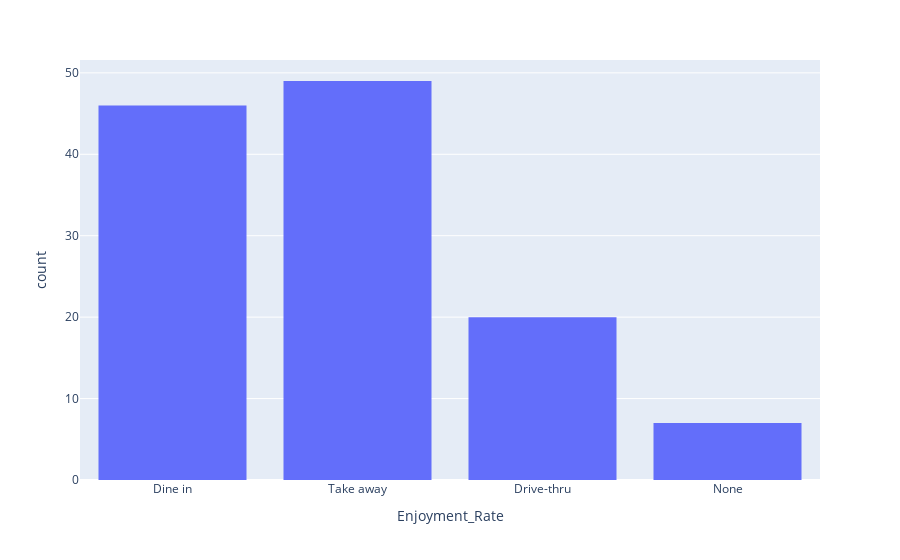
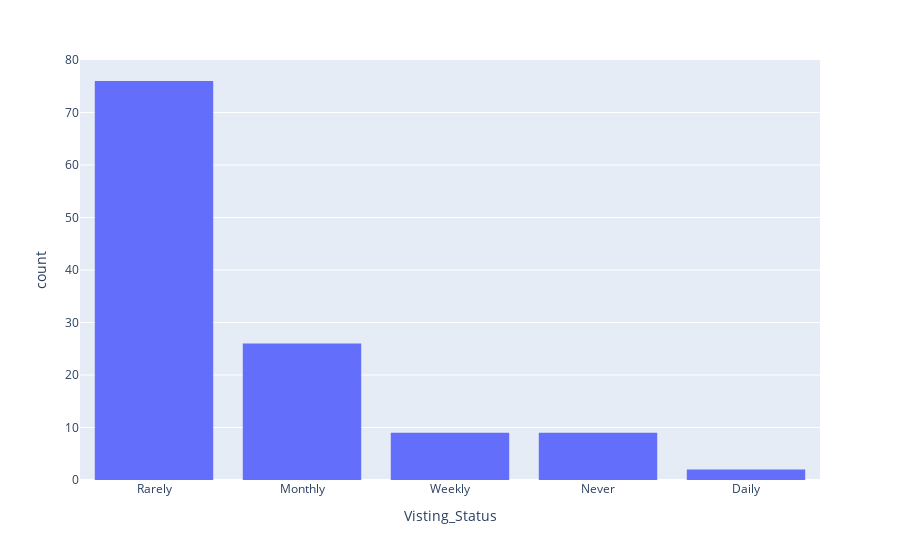

These figures' notebook cell, in order:
### Code cell
fig = px.histogram(df, x="Enjoyment_Rate")
fig.update_layout(barmode='stack')
fig.show()

fig = px.histogram(df, x="Visting_Status")
fig.update_layout(barmode='stack')
fig.show()

### Figure 1 — Plotly figure (JSON) as saved in the notebook; plotly's stock layout.template omitted (floating-point values rounded to 4 significant figures)
{"data": [{"alignmentgroup": "True", "bingroup": "x", "hovertemplate": "Enjoyment_Rate=%{x}<br>count=%{y}<extra></extra>", "legendgroup": "", "marker": {"color": "#636efa", "pattern": {"shape": ""}}, "name": "", "offsetgroup": "", "orientation": "v", "showlegend": false, "type": "histogram", "x": ["Dine in", "Take away", "Dine in", "Take away", "Take away", "Dine in", "Dine in", "Dine in", "Drive-thru", "Take away", "Dine in", "Dine in", "Take away", "Take away", "Take away", "Take away", "Drive-thru", "Dine in", "Take away", "Take away", "Take away", "Dine in", "Dine in", "Drive-thru", "Dine in", "Dine in", "Drive-thru", "Take away", "Drive-thru", "Dine in", "Take away", "Drive-thru", "Take away", "Dine in", "Take away", "Take away", "Take away", "Dine in", "Take away", "Take away", "Take away", "Dine in", "Dine in", "Take away", "None", "Take away", "Dine in", "Take away", "Take away", "Drive-thru", "Dine in", "Dine in", "Take away", "Drive-thru", "Take away", "Take away", "Drive-thru", "Dine in", "Dine in", "Drive-thru", "Dine in", "Drive-thru", "Dine in", "Take away", "Take away", "Dine in", "Dine in", "None", "Dine in", "Dine in", "Take away", "Take away", "Take away", "Take away", "Drive-thru", "Take away", "Take away", "Dine in", "Take away", "Take away", "Drive-thru", "None", "Dine in", "Take away", "Dine in", "Dine in", "Drive-thru", "Dine in", "Take away", "Dine in", "Dine in", "Take away", "Dine in", "Take away", "Take away", "Dine in", "Take away", "None", "Drive-thru", "Drive-thru", "Drive-thru", "Dine in", "Drive-thru", "Dine in", "Drive-thru", "Drive-thru", "Take away", "None", "None", "Dine in", "Take away", "Take away", "None", "Take away", "Dine in", "Take away", "Dine in", "Dine in", "Dine in", "Dine in", "Take away", "Dine in"], "xaxis": "x", "yaxis": "y"}], "layout": {"barmode": "stack", "legend": {"tracegroupgap": 0}, "margin": {"t": 60}, "xaxis": {"anchor": "y", "domain": [0.0, 1.0], "title": {"text": "Enjoyment_Rate"}}, "yaxis": {"anchor": "x", "domain": [0.0, 1.0], "title": {"text": "count"}}}}

### Figure 2 — Plotly figure (JSON) as saved in the notebook; plotly's stock layout.template omitted (floating-point values rounded to 4 significant figures)
{"data": [{"alignmentgroup": "True", "bingroup": "x", "hovertemplate": "Visting_Status=%{x}<br>count=%{y}<extra></extra>", "legendgroup": "", "marker": {"color": "#636efa", "pattern": {"shape": ""}}, "name": "", "offsetgroup": "", "orientation": "v", "showlegend": false, "type": "histogram", "x": ["Rarely", "Rarely", "Monthly", "Rarely", "Monthly", "Rarely", "Rarely", "Rarely", "Rarely", "Monthly", "Rarely", "Rarely", "Weekly", "Rarely", "Rarely", "Rarely", "Monthly", "Rarely", "Weekly", "Rarely", "Rarely", "Rarely", "Rarely", "Monthly", "Rarely", "Monthly", "Rarely", "Monthly", "Weekly", "Rarely", "Monthly", "Weekly", "Rarely", "Rarely", "Rarely", "Rarely", "Rarely", "Rarely", "Rarely", "Rarely", "Never", "Monthly", "Weekly", "Monthly", "Never", "Rarely", "Never", "Rarely", "Rarely", "Rarely", "Rarely", "Rarely", "Monthly", "Rarely", "Rarely", "Monthly", "Rarely", "Monthly", "Monthly", "Rarely", "Rarely", "Rarely", "Rarely", "Rarely", "Rarely", "Rarely", "Monthly", "Never", "Rarely", "Rarely", "Rarely", "Weekly", "Monthly", "Rarely", "Rarely", "Rarely", "Rarely", "Monthly", "Rarely", "Rarely", "Monthly", "Never", "Rarely", "Weekly", "Rarely", "Monthly", "Rarely", "Rarely", "Rarely", "Rarely", "Weekly", "Monthly", "Never", "Rarely", "Monthly", "Rarely", "Rarely", "Rarely", "Rarely", "Rarely", "Rarely", "Rarely", "Daily", "Weekly", "Rarely", "Monthly", "Rarely", "Never", "Never", "Rarely", "Rarely", "Monthly", "Never", "Rarely", "Rarely", "Daily", "Monthly", "Monthly", "Monthly", "Rarely", "Rarely", "Rarely"], "xaxis": "x", "yaxis": "y"}], "layout": {"barmode": "stack", "legend": {"tracegroupgap": 0}, "margin": {"t": 60}, "xaxis": {"anchor": "y", "domain": [0.0, 1.0], "title": {"text": "Visting_Status"}}, "yaxis": {"anchor": "x", "domain": [0.0, 1.0], "title": {"text": "count"}}}}
